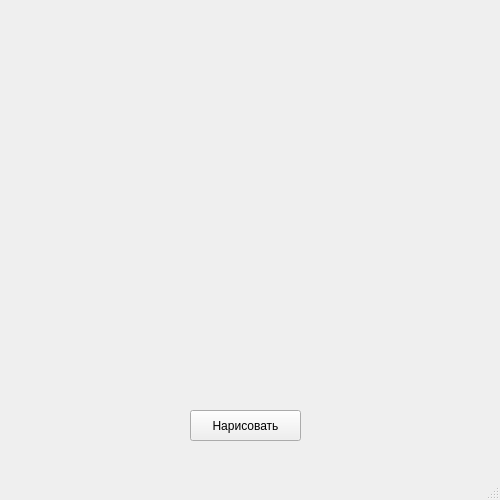
<?xml version="1.0" encoding="UTF-8"?>
<ui version="4.0">
 <class>MainWindow</class>
 <widget class="QMainWindow" name="MainWindow">
  <property name="geometry">
   <rect>
    <x>0</x>
    <y>0</y>
    <width>500</width>
    <height>500</height>
   </rect>
  </property>
  <property name="minimumSize">
   <size>
    <width>500</width>
    <height>500</height>
   </size>
  </property>
  <property name="maximumSize">
   <size>
    <width>500</width>
    <height>500</height>
   </size>
  </property>
  <property name="windowTitle">
   <string>Желтые окружности</string>
  </property>
  <widget class="QWidget" name="centralwidget">
   <widget class="QPushButton" name="btnDraw">
    <property name="geometry">
     <rect>
      <x>190</x>
      <y>410</y>
      <width>111</width>
      <height>31</height>
     </rect>
    </property>
    <property name="text">
     <string>Нарисовать</string>
    </property>
   </widget>
  </widget>
  <widget class="QMenuBar" name="menubar">
   <property name="geometry">
    <rect>
     <x>0</x>
     <y>0</y>
     <width>500</width>
     <height>21</height>
    </rect>
   </property>
  </widget>
  <widget class="QStatusBar" name="statusbar"/>
 </widget>
 <resources/>
 <connections/>
</ui>
